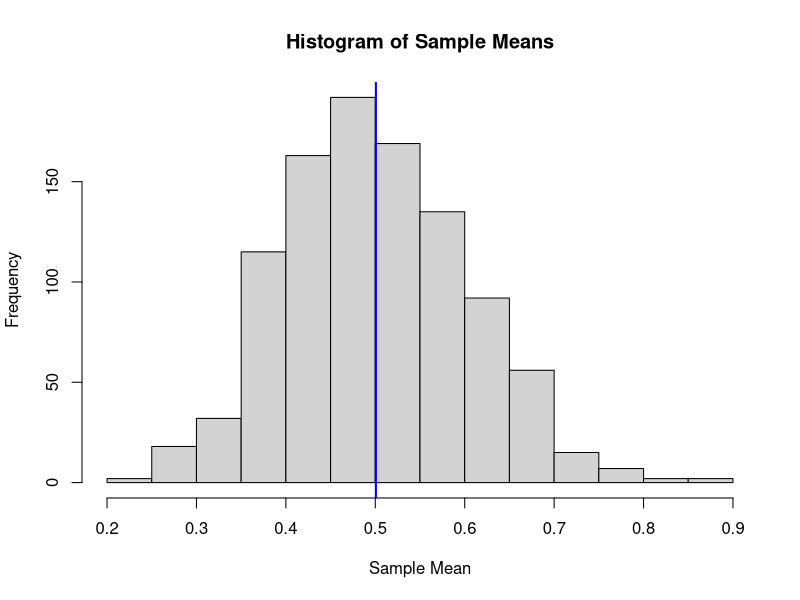

This figure's R source:
sample <- rnorm(n = 6, mean = 161, sd = 5)
sample
set.seed(812)
reps <- 10
thetas <- rep(NA,reps)
thetas

for(i in 1:reps){
  sample <- rnorm(n = 6, mean = 161, sd = 5)
  sample_mean <- mean(sample)
  thetas[i] <- sample_mean
}
thetas

set.seed(6611)
simres <- sapply(1:1000, function(x) mean( rexp(n=25,rate = 2)))
mean(simres)

hist(simres, main = 'Histogram of Sample Means', xlab = 'Sample Mean')
abline(v=mean(simres), col="blue", lwd=2)



#HOMEWORK
set.seed(2)
samp_size <- c(20,30,40,50)
rate <- c(1.5,2,2.5,3)
x <- data.frame()

for (i in samp_size) {
  for (r in rate) {
    simres <- sapply(1:1000, function(x) mean(rexp(n=i, rate=r)))
    
    mean_simres <- mean(simres)
    sd_simres <- sd(simres)
    lower_per <- as.numeric(quantile(simres, 0.025))
    upper_per <- as.numeric(quantile(simres, 0.975))
    
    x <- rbind(x, data.frame(
      i = i,
      r = r,
      mean_simres = mean_simres,
      sd_simres = sd_simres,
      lower_per = lower_per,
      upper_per = upper_per
    ))
  }
}

print(x)
  